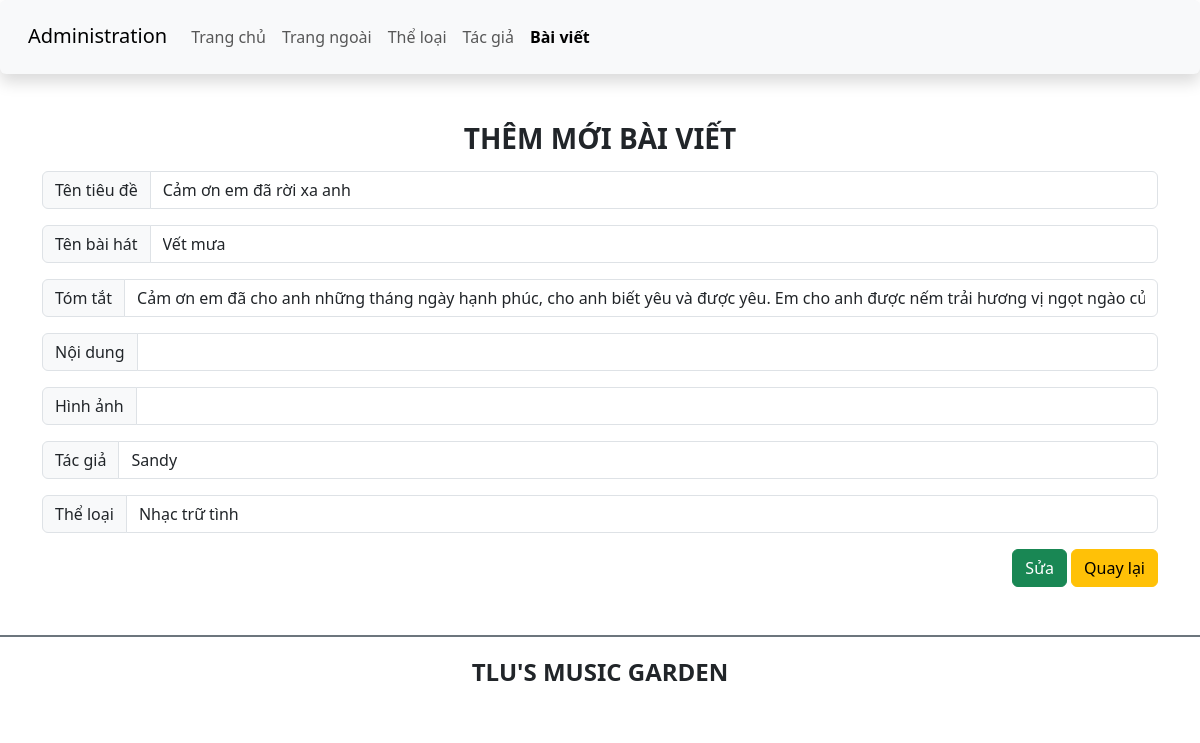
/admin/edit_article.php?ma_bviet=2, run on an earlier commit of the app's database.
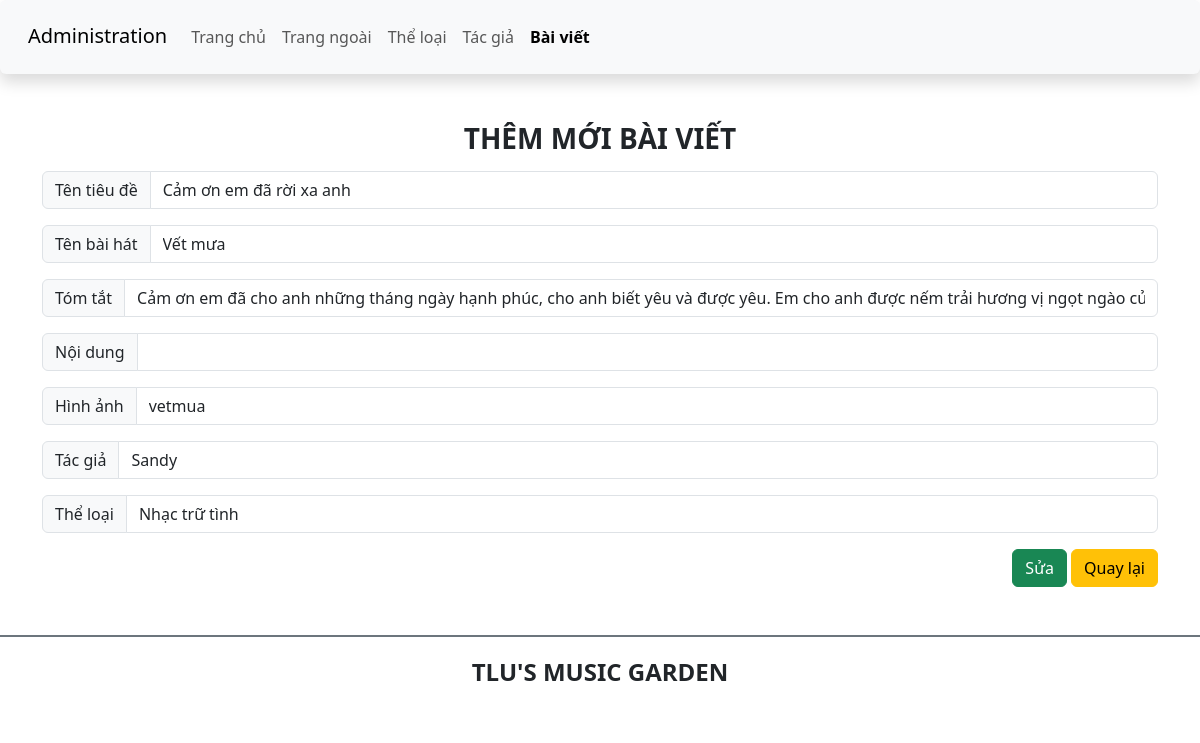
And on a later commit of the database.
### tables this page shows
create table baiviet(
	ma_bviet int not null primary key,
	tieude varchar(200) not null,
	tenbhat varchar(100) not null,
	ma_tloai int not null,
	tomtat text not null,
	noidung text,
	ma_tgia int not null,
	ngayviet datetime default current_timestamp not null,
	hinhthanh varchar(200),
	FOREIGN KEY (ma_tloai) REFERENCES theloai(ma_tloai),
    FOREIGN KEY (ma_tgia) REFERENCES tacgia(ma_tgia)
);

CREATE TABLE tacgia(
	ma_tgia int  not null primary key,
	ten_tgia varchar(100) not null ,
	hinh_tgia varchar(100)
);

create Table theloai(
	ma_tloai int not null primary key ,
	ten_tloai varchar(50) not null
);

### admin/edit_article.php (the view, shortened to what the changed rows need)
<!DOCTYPE html>
<html lang="en">
<head>
    <link href="https://cdn.jsdelivr.net/npm/bootstrap@5.3.0-alpha1/dist/css/bootstrap.min.css" rel="stylesheet">
    <link rel="stylesheet" href="https://cdnjs.cloudflare.com/ajax/libs/font-awesome/6.3.0/css/all.min.css" />
    <link rel="stylesheet" href="css/style_login.css">
</head>
<body>
<?php
    $article_id = isset($_GET['ma_bviet']) ? intval($_GET['ma_bviet']) : 0;
    global $pdo;
    function getArticleById( $article_id) {
        global $pdo;
        $sql_article = "SELECT * FROM baiviet WHERE ma_bviet = :article_id";
        $stmt_article = $pdo->prepare($sql_article);
        $stmt_article->bindParam(':article_id', $article_id);
        $stmt_article->execute();
        return $stmt_article->fetch(PDO::FETCH_ASSOC);
    }
    $article_data =  getArticleById ($article_id) ;
    function getAuthors() {
        global $pdo;
        $sql_authors = "SELECT ma_tgia, ten_tgia FROM tacgia";
        $stmt_authors = $pdo->prepare($sql_authors);
        $stmt_authors->execute();
        return $stmt_authors->fetchAll(PDO::FETCH_ASSOC);
    }
    $authors = getAuthors();
    function getCategories() {
        global $pdo;
        $sql_categorys = "SELECT ma_tloai, ten_tloai FROM theloai";
        $stmt_categorys = $pdo->prepare($sql_categorys);
        $stmt_categorys->execute();
        return $stmt_categorys->fetchAll(PDO::FETCH_ASSOC);
    }
    $categorys = getCategories();
     ?>
    <main class="container mt-5 mb-5">
        <div class="row">
            <div class="col-sm">
                <form action="" method="post">
                    <div class="input-group mt-3 mb-3">
                        <span class="input-group-text" id="lblTitleName">Tên tiêu đề </span>
                        <input type="text" class="form-control" name="txtTitleName" value="<?php echo htmlspecialchars($article_data['tieude'])?>" >
                    </div>
                    <div class="input-group mt-3 mb-3">
                        <span class="input-group-text" id="lblArticleName">Tên bài hát </span>
                        <input type="text" class="form-control" name="txtArticleName" value="<?php echo htmlspecialchars($article_data['tenbhat'])?>" >
                    </div>
                    <div class="input-group mt-3 mb-3">
                        <span class="input-group-text" id="lblSummaryName"> Tóm tắt </span>
                        <input type="text" class="form-control" name="txtSummaryName" value="<?php echo htmlspecialchars($article_data['tomtat'])?>">
                    </div>
                    <div class="input-group mt-3 mb-3">
                        <span class="input-group-text" id="lblImage">Hình ảnh</span>
                        <input type="text" class="form-control" name="txtImage_id" value="<?php echo htmlspecialchars($article_data['hinhthanh'])?>">
                    </div>
                    <div class="input-group mt-3 mb-3">
                        <span class="input-group-text">Tác giả</span>
                        <select class="form-control" name="author_id" required>
                            <?php foreach ($authors as $author): ?>
                                <option value="<?php echo $author['ma_tgia']; ?>"
                                    <?php echo ($author['ma_tgia'] == $article_data['ma_tgia']) ? 'selected' : ''; ?>>
                                    <?php echo htmlspecialchars($author['ten_tgia']); ?>
                                </option>
                            <?php endforeach; ?>
                        </select>
                    </div>
                    <div class="input-group mt-3 mb-3">
                        <span class="input-group-text">Thể loại</span>
                        <select class="form-control" name="category_id" required>
                            <?php foreach ($categorys as $category): ?>
                                <option value="<?php echo $category['ma_tloai']; ?>"
                                    <?php echo ($category['ma_tloai'] == $article_data['ma_tloai']) ? 'selected' : ''; ?>>
                                    <?php echo htmlspecialchars($category['ten_tloai']); ?>
                                </option>
                            <?php endforeach; ?>
                        </select>
                    </div>
                </form>
            </div>
        </div>
    </main>
</body>
</html>

What changed in the data, as far as the page shows it:
changed baiviet "Cảm ơn em đã rời xa anh": txtImage_id (not shown) → "vetmua"
